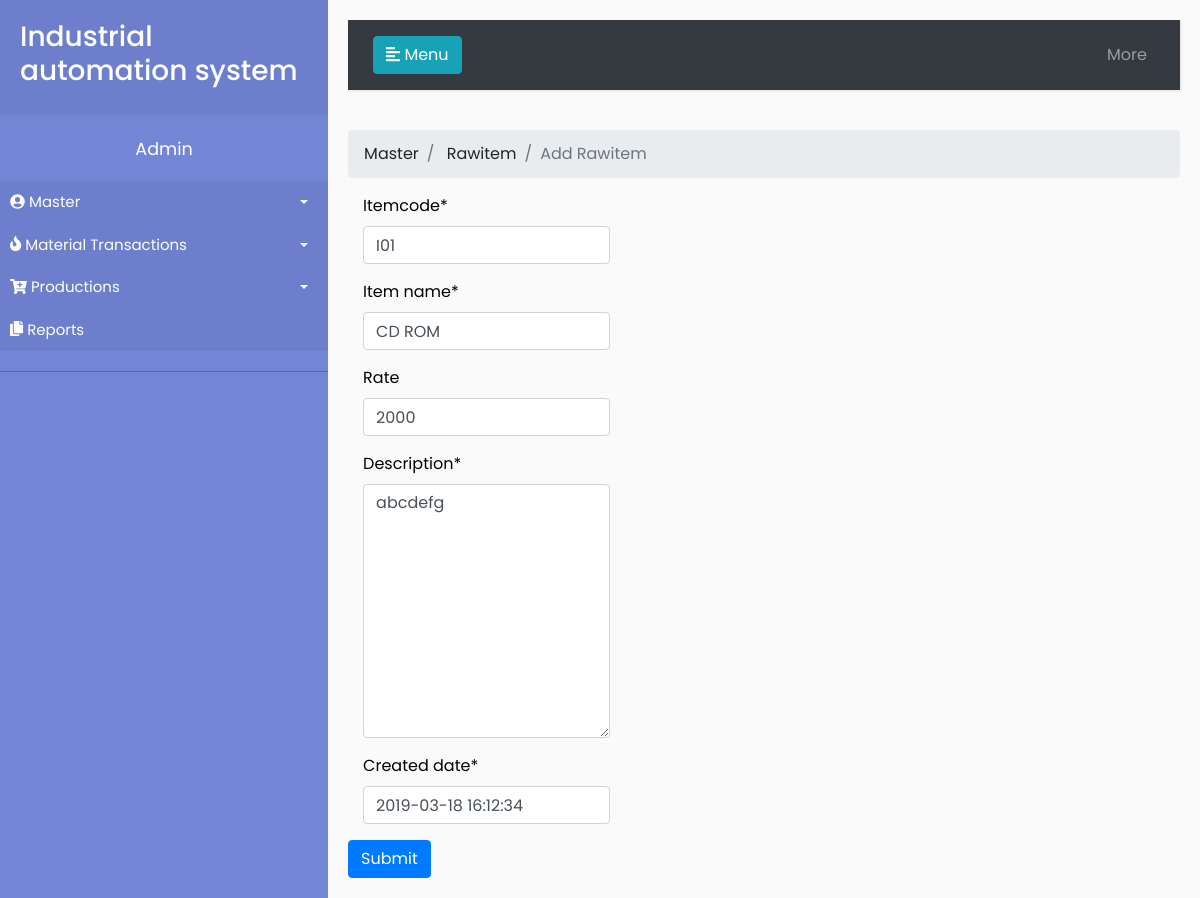
The app's page /material-transaction/raw_item/5/edit with its own data.
### material_transaction/models.py (models this page shows, shortened)
class Rawitem(models.Model):
	itemcode = models.CharField(max_length=50)
	item_name = models.CharField(max_length=10)
	rate = models.PositiveIntegerField(blank=True)
	description = models.TextField()
	created_date = models.DateTimeField(default=timezone.now)

### material_transaction/views.py (the view)
# urls.py: path('raw_item/<int:pk>/edit', views.editrawitem, name='editrawitem'),
def editrawitem(request, pk):
	rawitem = get_object_or_404(Rawitem, pk=pk)
	if request.method == "POST":
		form = RawitemForm(request.POST, instance=rawitem)
		if form.is_valid():
			form.save()
			return redirect('raw_item_master')
	else:
		form = RawitemForm(instance=rawitem)
	return render(request, 'material/newrawitem.html', {'form': form})

### material_transaction/forms.py
class RawitemForm(forms.ModelForm):
	class Meta:
		model = Rawitem
		fields = '__all__'

### material_transaction/templates/material/newrawitem.html (shortened to what this page needs)
{% extends 'base.html' %}
{% load crispy_forms_tags %}
 {% block content %}
 <nav aria-label="breadcrumb">
  <ol class="breadcrumb">
    <li class="breadcrumb-item"><a href="{% url 'master' %}"> Master</a></li>
    <li class="breadcrumb-item"><a href="{% url 'raw_item_master' %}"> Rawitem</a></li>
    <li class="breadcrumb-item active" aria-current="page">Add Rawitem</li>
  </ol>
</nav>
 <form method=POST>
    <div style="color:black;" class="col-md-4">
    {{ form|crispy }}
</div>
 <button type="submit" class="btn btn-primary">Submit</button>
            </form>
{% endblock %}

### master/static/css/style.css (style rules this page uses)
body { font-family: 'Poppins', sans-serif; background: #fafafa; }
a, a:hover, a:focus { color: inherit; text-decoration: none; transition: all 0.3s; }
i, span { display: inline-block; }

### records on screen
Rawitem: itemcode "I01", item_name "CD ROM", rate "2000", description "abcdefg", created_date "2019-03-18 16:12:34"
